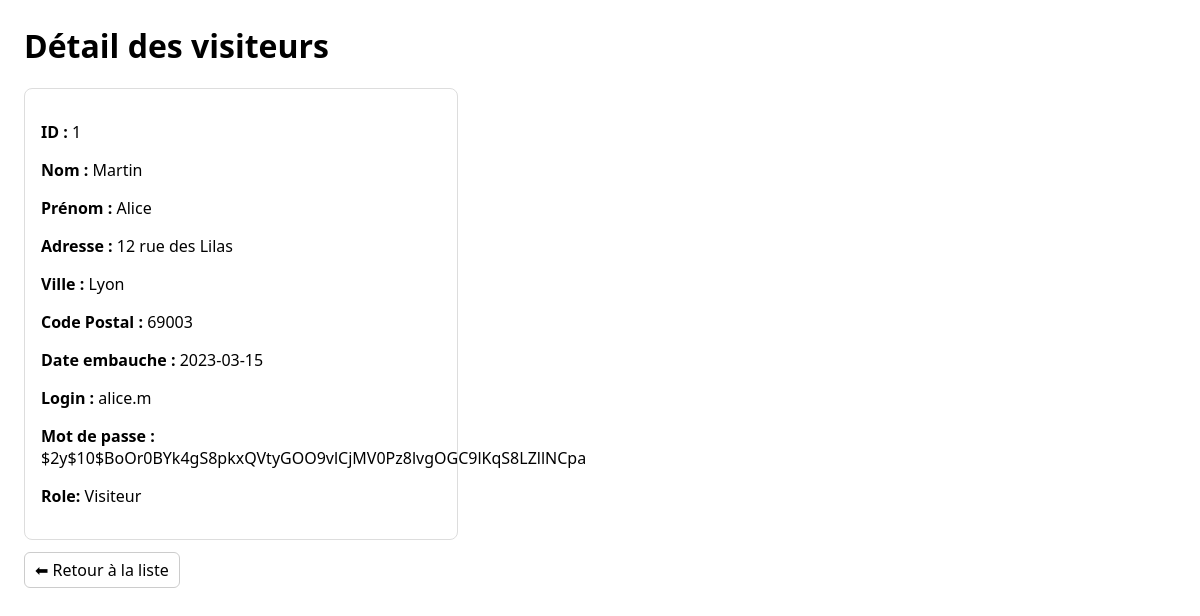
Page /public/visiteur/1 (signed in) on the committed database.
### tables this page shows
CREATE TABLE IF NOT EXISTS `visiteur` (
  `ID` int NOT NULL AUTO_INCREMENT,
  `NOM` varchar(255) NOT NULL,
  `PRENOM` varchar(255) NOT NULL,
  `ADRESSE` varchar(255) NOT NULL,
  `VILLE` varchar(255) NOT NULL,
  `CP` varchar(255) NOT NULL,
  `DATE_EMBAUCHE` date NOT NULL,
  `LOGIN` varchar(255) NOT NULL,
  `MDP` varchar(255) NOT NULL,
  `role` varchar(15) DEFAULT NULL,
  PRIMARY KEY (`ID`)
);

### app/Core/Controller.php (called while the page is built, shortened)
<?php
abstract class Controller {
    protected function render(string $view, array $data = []): void {
        require __DIR__ . '/../Views/layout.php';
    }
}

### app/Controllers/VisiteurController.php (called while the page is built, shortened)
<?php
final class VisiteurController extends Controller
{
 public function show($id): void
{
    $id = (int)$id;
    try {
        $visiteur = \Models\Visiteur::findById($id);
    } catch (\Throwable $e) {
        error_log($e->getMessage());
        $_SESSION['flash'] = 'Erreur lors du chargement du visiteur.';
        $visiteur = null;
    }
    $this->render('visiteur/show', [
        'title' => 'Détail du visiteur',
        'visiteur'  => $visiteur,
        'message' => $_SESSION['flash'] ?? '',
    ]);
}
}

### app/Models/Visiteur.php (called while the page is built, shortened)
<?php
final class Visiteur
{
    public static function findById(int $id): ?array
    {
        $pdo = Database::get();
        $st  = $pdo->prepare('SELECT * FROM visiteur WHERE id = ?');
        $st->execute([$id]);
        $row = $st->fetch();
        return $row ?: null;
    }
}

### app/Views/visiteur/show.php (the view, shortened to what this page needs)
<!doctype html>
<html lang="fr">
<head>
</head>
<body>
    <h1>Détail des visiteurs</h1>
    <?php if (!empty($visiteur)): ?>
        <div class="card">
            <p><strong>ID :</strong> <?= htmlspecialchars($visiteur['ID']) ?></p>
        <p><strong>Nom :</strong> <?= htmlspecialchars($visiteur['NOM']) ?></p>
        <p><strong>Prénom :</strong> <?= htmlspecialchars($visiteur['PRENOM']) ?></p>
        <p><strong>Adresse :</strong> <?= htmlspecialchars($visiteur['ADRESSE']) ?></p>
        <p><strong>Ville :</strong> <?= htmlspecialchars($visiteur['VILLE']) ?></p>
        <p><strong>Code Postal :</strong> <?= htmlspecialchars($visiteur['CP']) ?></p>
        <p><strong>Date embauche :</strong> <?= htmlspecialchars($visiteur['DATE_EMBAUCHE']) ?></p>
        <p><strong>Login :</strong> <?= htmlspecialchars($visiteur['LOGIN']) ?></p>
        <p><strong>Mot de passe :</strong> <?= htmlspecialchars($visiteur['MDP']) ?></p>
        <p><strong>Role:</strong> <?= htmlspecialchars($visiteur['role']) ?></p>
        </div>
        <a class="button" href="../visiteur">⬅ Retour à la liste</a>
    <?php else: ?>
        <p>Visiteur introuvable.</p>
        <a class="button" href="../visiteur">Retour à la liste</a>
    <?php endif; ?>
</body>
</html>

### app/Views/layout.php (style rules this page uses)
body { font-family:system-ui;margin:2rem }
a { color:inherit }

### app/Views/visiteur/show.php (style rules this page uses)
body { font-family:system-ui,-apple-system,Segoe UI,Roboto,Ubuntu,Arial,sans-serif;margin:24px; }
.card { border:1px solid #ddd;padding:16px;border-radius:8px;max-width:400px; }
a.button { display:inline-block;margin-top:12px;padding:6px 10px;border:1px solid #ccc;border-radius:6px;text-decoration:none; }

### rows in the picture
visiteur: ID "1", NOM "Martin", PRENOM "Alice", ADRESSE "12 rue des Lilas", VILLE "Lyon", CP "69003", DATE_EMBAUCHE "2023-03-15", LOGIN "alice.m", MDP "$2y$10$BoOr0BYk4gS8pkxQVtyGOO9vlCjMV0Pz8lvgOGC9lKqS8LZllNCpa", role "Visiteur"
